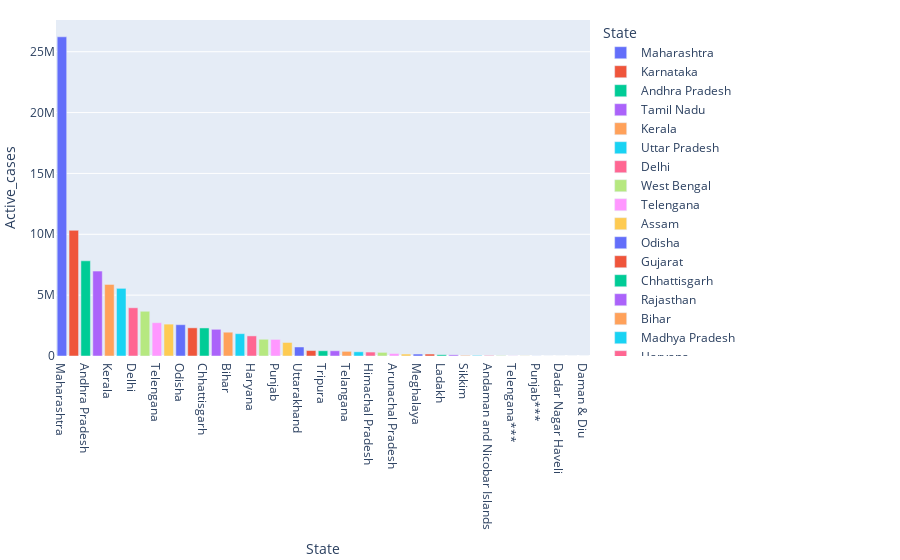

The notebook cell saved with this chart:
### Code cell
fig=px.bar(total_active_cases,x=total_active_cases.index,y=total_active_cases['Active_cases'],
          color=total_active_cases.index,)
fig.update_layout(margin=dict(l=5,r=5,t=20,b=20))
fig.show()

### Figure 1 — Plotly figure (JSON) as saved in the notebook; plotly's stock layout.template omitted (floating-point values rounded to 4 significant figures)
{"data": [{"alignmentgroup": "True", "hovertemplate": "State=%{x}<br>Active_cases=%{y}<extra></extra>", "legendgroup": "Maharashtra", "marker": {"color": "#636efa"}, "name": "Maharashtra", "offsetgroup": "Maharashtra", "orientation": "v", "showlegend": true, "textposition": "auto", "type": "bar", "x": ["Maharashtra"], "xaxis": "x", "y": [26225950], "yaxis": "y"}, {"alignmentgroup": "True", "hovertemplate": "State=%{x}<br>Active_cases=%{y}<extra></extra>", "legendgroup": "Karnataka", "marker": {"color": "#EF553B"}, "name": "Karnataka", "offsetgroup": "Karnataka", "orientation": "v", "showlegend": true, "textposition": "auto", "type": "bar", "x": ["Karnataka"], "xaxis": "x", "y": [10323368], "yaxis": "y"}, {"alignmentgroup": "True", "hovertemplate": "State=%{x}<br>Active_cases=%{y}<extra></extra>", "legendgroup": "Andhra Pradesh", "marker": {"color": "#00cc96"}, "name": "Andhra Pradesh", "offsetgroup": "Andhra Pradesh", "orientation": "v", "showlegend": true, "textposition": "auto", "type": "bar", "x": ["Andhra Pradesh"], "xaxis": "x", "y": [7820113], "yaxis": "y"}, {"alignmentgroup": "True", "hovertemplate": "State=%{x}<br>Active_cases=%{y}<extra></extra>", "legendgroup": "Tamil Nadu", "marker": {"color": "#ab63fa"}, "name": "Tamil Nadu", "offsetgroup": "Tamil Nadu", "orientation": "v", "showlegend": true, "textposition": "auto", "type": "bar", "x": ["Tamil Nadu"], "xaxis": "x", "y": [6979098], "yaxis": "y"}, {"alignmentgroup": "True", "hovertemplate": "State=%{x}<br>Active_cases=%{y}<extra></extra>", "legendgroup": "Kerala", "marker": {"color": "#FFA15A"}, "name": "Kerala", "offsetgroup": "Kerala", "orientation": "v", "showlegend": true, "textposition": "auto", "type": "bar", "x": ["Kerala"], "xaxis": "x", "y": [5877485], "yaxis": "y"}, {"alignmentgroup": "True", "hovertemplate": "State=%{x}<br>Active_cases=%{y}<extra></extra>", "legendgroup": "Uttar Pradesh", "marker": {"color": "#19d3f3"}, "name": "Uttar Pradesh", "offsetgroup": "Uttar Pradesh", "orientation": "v", "showlegend": true, "textposition": "auto", "type": "bar", "x": ["Uttar Pradesh"], "xaxis": "x", "y": [5558149], "yaxis": "y"}, {"alignmentgroup": "True", "hovertemplate": "State=%{x}<br>Active_cases=%{y}<extra></extra>", "legendgroup": "Delhi", "marker": {"color": "#FF6692"}, "name": "Delhi", "offsetgroup": "Delhi", "orientation": "v", "showlegend": true, "textposition": "auto", "type": "bar", "x": ["Delhi"], "xaxis": "x", "y": [3962161], "yaxis": "y"}, {"alignmentgroup": "True", "hovertemplate": "State=%{x}<br>Active_cases=%{y}<extra></extra>", "legendgroup": "West Bengal", "marker": {"color": "#B6E880"}, "name": "West Bengal", "offsetgroup": "West Bengal", "orientation": "v", "showlegend": true, "textposition": "auto", "type": "bar", "x": ["West Bengal"], "xaxis": "x", "y": [3674640], "yaxis": "y"}, {"alignmentgroup": "True", "hovertemplate": "State=%{x}<br>Active_cases=%{y}<extra></extra>", "legendgroup": "Telengana", "marker": {"color": "#FF97FF"}, "name": "Telengana", "offsetgroup": "Telengana", "orientation": "v", "showlegend": true, "textposition": "auto", "type": "bar", "x": ["Telengana"], "xaxis": "x", "y": [2736580], "yaxis": "y"}, {"alignmentgroup": "True", "hovertemplate": "State=%{x}<br>Active_cases=%{y}<extra></extra>", "legendgroup": "Assam", "marker": {"color": "#FECB52"}, "name": "Assam", "offsetgroup": "Assam", "orientation": "v", "showlegend": true, "textposition": "auto", "type": "bar", "x": ["Assam"], "xaxis": "x", "y": [2619564], "yaxis": "y"}, {"alignmentgroup": "True", "hovertemplate": "State=%{x}<br>Active_cases=%{y}<extra></extra>", "legendgroup": "Odisha", "marker": {"color": "#636efa"}, "name": "Odisha", "offsetgroup": "Odisha", "orientation": "v", "showlegend": true, "textposition": "auto", "type": "bar", "x": ["Odisha"], "xaxis": "x", "y": [2572534], "yaxis": "y"}, {"alignmentgroup": "True", "hovertemplate": "State=%{x}<br>Active_cases=%{y}<extra></extra>", "legendgroup": "Gujarat", "marker": {"color": "#EF553B"}, "name": "Gujarat", "offsetgroup": "Gujarat", "orientation": "v", "showlegend": true, "textposition": "auto", "type": "bar", "x": ["Gujarat"], "xaxis": "x", "y": [2314458], "yaxis": "y"}, {"alignmentgroup": "True", "hovertemplate": "State=%{x}<br>Active_cases=%{y}<extra></extra>", "legendgroup": "Chhattisgarh", "marker": {"color": "#00cc96"}, "name": "Chhattisgarh", "offsetgroup": "Chhattisgarh", "orientation": "v", "showlegend": true, "textposition": "auto", "type": "bar", "x": ["Chhattisgarh"], "xaxis": "x", "y": [2305107], "yaxis": "y"}, {"alignmentgroup": "True", "hovertemplate": "State=%{x}<br>Active_cases=%{y}<extra></extra>", "legendgroup": "Rajasthan", "marker": {"color": "#ab63fa"}, "name": "Rajasthan", "offsetgroup": "Rajasthan", "orientation": "v", "showlegend": true, "textposition": "auto", "type": "bar", "x": ["Rajasthan"], "xaxis": "x", "y": [2193941], "yaxis": "y"}, {"alignmentgroup": "True", "hovertemplate": "State=%{x}<br>Active_cases=%{y}<extra></extra>", "legendgroup": "Bihar", "marker": {"color": "#FFA15A"}, "name": "Bihar", "offsetgroup": "Bihar", "orientation": "v", "showlegend": true, "textposition": "auto", "type": "bar", "x": ["Bihar"], "xaxis": "x", "y": [1955318], "yaxis": "y"}, {"alignmentgroup": "True", "hovertemplate": "State=%{x}<br>Active_cases=%{y}<extra></extra>", "legendgroup": "Madhya Pradesh", "marker": {"color": "#19d3f3"}, "name": "Madhya Pradesh", "offsetgroup": "Madhya Pradesh", "orientation": "v", "showlegend": true, "textposition": "auto", "type": "bar", "x": ["Madhya Pradesh"], "xaxis": "x", "y": [1835564], "yaxis": "y"}, {"alignmentgroup": "True", "hovertemplate": "State=%{x}<br>Active_cases=%{y}<extra></extra>", "legendgroup": "Haryana", "marker": {"color": "#FF6692"}, "name": "Haryana", "offsetgroup": "Haryana", "orientation": "v", "showlegend": true, "textposition": "auto", "type": "bar", "x": ["Haryana"], "xaxis": "x", "y": [1651386], "yaxis": "y"}, {"alignmentgroup": "True", "hovertemplate": "State=%{x}<br>Active_cases=%{y}<extra></extra>", "legendgroup": "Jammu and Kashmir", "marker": {"color": "#B6E880"}, "name": "Jammu and Kashmir", "offsetgroup": "Jammu and Kashmir", "orientation": "v", "showlegend": true, "textposition": "auto", "type": "bar", "x": ["Jammu and Kashmir"], "xaxis": "x", "y": [1375241], "yaxis": "y"}, {"alignmentgroup": "True", "hovertemplate": "State=%{x}<br>Active_cases=%{y}<extra></extra>", "legendgroup": "Punjab", "marker": {"color": "#FF97FF"}, "name": "Punjab", "offsetgroup": "Punjab", "orientation": "v", "showlegend": true, "textposition": "auto", "type": "bar", "x": ["Punjab"], "xaxis": "x", "y": [1362998], "yaxis": "y"}, {"alignmentgroup": "True", "hovertemplate": "State=%{x}<br>Active_cases=%{y}<extra></extra>", "legendgroup": "Jharkhand", "marker": {"color": "#FECB52"}, "name": "Jharkhand", "offsetgroup": "Jharkhand", "orientation": "v", "showlegend": true, "textposition": "auto", "type": "bar", "x": ["Jharkhand"], "xaxis": "x", "y": [1110573], "yaxis": "y"}, {"alignmentgroup": "True", "hovertemplate": "State=%{x}<br>Active_cases=%{y}<extra></extra>", "legendgroup": "Uttarakhand", "marker": {"color": "#636efa"}, "name": "Uttarakhand", "offsetgroup": "Uttarakhand", "orientation": "v", "showlegend": true, "textposition": "auto", "type": "bar", "x": ["Uttarakhand"], "xaxis": "x", "y": [739886], "yaxis": "y"}, {"alignmentgroup": "True", "hovertemplate": "State=%{x}<br>Active_cases=%{y}<extra></extra>", "legendgroup": "Goa", "marker": {"color": "#EF553B"}, "name": "Goa", "offsetgroup": "Goa", "orientation": "v", "showlegend": true, "textposition": "auto", "type": "bar", "x": ["Goa"], "xaxis": "x", "y": [447833], "yaxis": "y"}, {"alignmentgroup": "True", "hovertemplate": "State=%{x}<br>Active_cases=%{y}<extra></extra>", "legendgroup": "Tripura", "marker": {"color": "#00cc96"}, "name": "Tripura", "offsetgroup": "Tripura", "orientation": "v", "showlegend": true, "textposition": "auto", "type": "bar", "x": ["Tripura"], "xaxis": "x", "y": [431608], "yaxis": "y"}, {"alignmentgroup": "True", "hovertemplate": "State=%{x}<br>Active_cases=%{y}<extra></extra>", "legendgroup": "Puducherry", "marker": {"color": "#ab63fa"}, "name": "Puducherry", "offsetgroup": "Puducherry", "orientation": "v", "showlegend": true, "textposition": "auto", "type": "bar", "x": ["Puducherry"], "xaxis": "x", "y": [429703], "yaxis": "y"}, {"alignmentgroup": "True", "hovertemplate": "State=%{x}<br>Active_cases=%{y}<extra></extra>", "legendgroup": "Telangana", "marker": {"color": "#FFA15A"}, "name": "Telangana", "offsetgroup": "Telangana", "orientation": "v", "showlegend": true, "textposition": "auto", "type": "bar", "x": ["Telangana"], "xaxis": "x", "y": [382404], "yaxis": "y"}, {"alignmentgroup": "True", "hovertemplate": "State=%{x}<br>Active_cases=%{y}<extra></extra>", "legendgroup": "Cases being reassigned to states", "marker": {"color": "#19d3f3"}, "name": "Cases being reassigned to states", "offsetgroup": "Cases being reassigned to states", "orientation": "v", "showlegend": true, "textposition": "auto", "type": "bar", "x": ["Cases being reassigned to states"], "xaxis": "x", "y": [345565], "yaxis": "y"}, {"alignmentgroup": "True", "hovertemplate": "State=%{x}<br>Active_cases=%{y}<extra></extra>", "legendgroup": "Himachal Pradesh", "marker": {"color": "#FF6692"}, "name": "Himachal Pradesh", "offsetgroup": "Himachal Pradesh", "orientation": "v", "showlegend": true, "textposition": "auto", "type": "bar", "x": ["Himachal Pradesh"], "xaxis": "x", "y": [323631], "yaxis": "y"}, {"alignmentgroup": "True", "hovertemplate": "State=%{x}<br>Active_cases=%{y}<extra></extra>", "legendgroup": "Manipur", "marker": {"color": "#B6E880"}, "name": "Manipur", "offsetgroup": "Manipur", "orientation": "v", "showlegend": true, "textposition": "auto", "type": "bar", "x": ["Manipur"], "xaxis": "x", "y": [297626], "yaxis": "y"}, {"alignmentgroup": "True", "hovertemplate": "State=%{x}<br>Active_cases=%{y}<extra></extra>", "legendgroup": "Arunachal Pradesh", "marker": {"color": "#FF97FF"}, "name": "Arunachal Pradesh", "offsetgroup": "Arunachal Pradesh", "orientation": "v", "showlegend": true, "textposition": "auto", "type": "bar", "x": ["Arunachal Pradesh"], "xaxis": "x", "y": [205485], "yaxis": "y"}, {"alignmentgroup": "True", "hovertemplate": "State=%{x}<br>Active_cases=%{y}<extra></extra>", "legendgroup": "Chandigarh", "marker": {"color": "#FECB52"}, "name": "Chandigarh", "offsetgroup": "Chandigarh", "orientation": "v", "showlegend": true, "textposition": "auto", "type": "bar", "x": ["Chandigarh"], "xaxis": "x", "y": [161276], "yaxis": "y"}, {"alignmentgroup": "True", "hovertemplate": "State=%{x}<br>Active_cases=%{y}<extra></extra>", "legendgroup": "Meghalaya", "marker": {"color": "#636efa"}, "name": "Meghalaya", "offsetgroup": "Meghalaya", "orientation": "v", "showlegend": true, "textposition": "auto", "type": "bar", "x": ["Meghalaya"], "xaxis": "x", "y": [161171], "yaxis": "y"}, {"alignmentgroup": "True", "hovertemplate": "State=%{x}<br>Active_cases=%{y}<extra></extra>", "legendgroup": "Nagaland", "marker": {"color": "#EF553B"}, "name": "Nagaland", "offsetgroup": "Nagaland", "orientation": "v", "showlegend": true, "textposition": "auto", "type": "bar", "x": ["Nagaland"], "xaxis": "x", "y": [161118], "yaxis": "y"}, {"alignmentgroup": "True", "hovertemplate": "State=%{x}<br>Active_cases=%{y}<extra></extra>", "legendgroup": "Ladakh", "marker": {"color": "#00cc96"}, "name": "Ladakh", "offsetgroup": "Ladakh", "orientation": "v", "showlegend": true, "textposition": "auto", "type": "bar", "x": ["Ladakh"], "xaxis": "x", "y": [104620], "yaxis": "y"}, {"alignmentgroup": "True", "hovertemplate": "State=%{x}<br>Active_cases=%{y}<extra></extra>", "legendgroup": "Maharashtra***", "marker": {"color": "#ab63fa"}, "name": "Maharashtra***", "offsetgroup": "Maharashtra***", "orientation": "v", "showlegend": true, "textposition": "auto", "type": "bar", "x": ["Maharashtra***"], "xaxis": "x", "y": [96437], "yaxis": "y"}, {"alignmentgroup": "True", "hovertemplate": "State=%{x}<br>Active_cases=%{y}<extra></extra>", "legendgroup": "Sikkim", "marker": {"color": "#FFA15A"}, "name": "Sikkim", "offsetgroup": "Sikkim", "orientation": "v", "showlegend": true, "textposition": "auto", "type": "bar", "x": ["Sikkim"], "xaxis": "x", "y": [52633], "yaxis": "y"}, {"alignmentgroup": "True", "hovertemplate": "State=%{x}<br>Active_cases=%{y}<extra></extra>", "legendgroup": "Mizoram", "marker": {"color": "#19d3f3"}, "name": "Mizoram", "offsetgroup": "Mizoram", "orientation": "v", "showlegend": true, "textposition": "auto", "type": "bar", "x": ["Mizoram"], "xaxis": "x", "y": [48483], "yaxis": "y"}, {"alignmentgroup": "True", "hovertemplate": "State=%{x}<br>Active_cases=%{y}<extra></extra>", "legendgroup": "Andaman and Nicobar Islands", "marker": {"color": "#FF6692"}, "name": "Andaman and Nicobar Islands", "offsetgroup": "Andaman and Nicobar Islands", "orientation": "v", "showlegend": true, "textposition": "auto", "type": "bar", "x": ["Andaman and Nicobar Islands"], "xaxis": "x", "y": [44041], "yaxis": "y"}, {"alignmentgroup": "True", "hovertemplate": "State=%{x}<br>Active_cases=%{y}<extra></extra>", "legendgroup": "Dadra and Nagar Haveli and Daman and Diu", "marker": {"color": "#B6E880"}, "name": "Dadra and Nagar Haveli and Daman and Diu", "offsetgroup": "Dadra and Nagar Haveli and Daman and Diu", "orientation": "v", "showlegend": true, "textposition": "auto", "type": "bar", "x": ["Dadra and Nagar Haveli and Daman and Diu"], "xaxis": "x", "y": [31238], "yaxis": "y"}, {"alignmentgroup": "True", "hovertemplate": "State=%{x}<br>Active_cases=%{y}<extra></extra>", "legendgroup": "Telengana***", "marker": {"color": "#FF97FF"}, "name": "Telengana***", "offsetgroup": "Telengana***", "orientation": "v", "showlegend": true, "textposition": "auto", "type": "bar", "x": ["Telengana***"], "xaxis": "x", "y": [13753], "yaxis": "y"}, {"alignmentgroup": "True", "hovertemplate": "State=%{x}<br>Active_cases=%{y}<extra></extra>", "legendgroup": "Telangana***", "marker": {"color": "#FECB52"}, "name": "Telangana***", "offsetgroup": "Telangana***", "orientation": "v", "showlegend": true, "textposition": "auto", "type": "bar", "x": ["Telangana***"], "xaxis": "x", "y": [11677], "yaxis": "y"}, {"alignmentgroup": "True", "hovertemplate": "State=%{x}<br>Active_cases=%{y}<extra></extra>", "legendgroup": "Punjab***", "marker": {"color": "#636efa"}, "name": "Punjab***", "offsetgroup": "Punjab***", "orientation": "v", "showlegend": true, "textposition": "auto", "type": "bar", "x": ["Punjab***"], "xaxis": "x", "y": [5771], "yaxis": "y"}, {"alignmentgroup": "True", "hovertemplate": "State=%{x}<br>Active_cases=%{y}<extra></extra>", "legendgroup": "Chandigarh***", "marker": {"color": "#EF553B"}, "name": "Chandigarh***", "offsetgroup": "Chandigarh***", "orientation": "v", "showlegend": true, "textposition": "auto", "type": "bar", "x": ["Chandigarh***"], "xaxis": "x", "y": [1009], "yaxis": "y"}, {"alignmentgroup": "True", "hovertemplate": "State=%{x}<br>Active_cases=%{y}<extra></extra>", "legendgroup": "Dadar Nagar Haveli", "marker": {"color": "#00cc96"}, "name": "Dadar Nagar Haveli", "offsetgroup": "Dadar Nagar Haveli", "orientation": "v", "showlegend": true, "textposition": "auto", "type": "bar", "x": ["Dadar Nagar Haveli"], "xaxis": "x", "y": [172], "yaxis": "y"}, {"alignmentgroup": "True", "hovertemplate": "State=%{x}<br>Active_cases=%{y}<extra></extra>", "legendgroup": "Unassigned", "marker": {"color": "#ab63fa"}, "name": "Unassigned", "offsetgroup": "Unassigned", "orientation": "v", "showlegend": true, "textposition": "auto", "type": "bar", "x": ["Unassigned"], "xaxis": "x", "y": [161], "yaxis": "y"}, {"alignmentgroup": "True", "hovertemplate": "State=%{x}<br>Active_cases=%{y}<extra></extra>", "legendgroup": "Daman & Diu", "marker": {"color": "#FFA15A"}, "name": "Daman & Diu", "offsetgroup": "Daman & Diu", "orientation": "v", "showlegend": true, "textposition": "auto", "type": "bar", "x": ["Daman & Diu"], "xaxis": "x", "y": [2], "yaxis": "y"}], "layout": {"barmode": "relative", "legend": {"title": {"text": "State"}, "tracegroupgap": 0}, "margin": {"b": 20, "l": 5, "r": 5, "t": 20}, "xaxis": {"anchor": "y", "categoryarray": ["Maharashtra", "Karnataka", "Andhra Pradesh", "Tamil Nadu", "Kerala", "Uttar Pradesh", "Delhi", "West Bengal", "Telengana", "Assam", "Odisha", "Gujarat", "Chhattisgarh", "Rajasthan", "Bihar", "Madhya Pradesh", "Haryana", "Jammu and Kashmir", "Punjab", "Jharkhand", "Uttarakhand", "Goa", "Tripura", "Puducherry", "Telangana", "Cases being reassigned to states", "Himachal Pradesh", "Manipur", "Arunachal Pradesh", "Chandigarh", "Meghalaya", "Nagaland", "Ladakh", "Maharashtra***", "Sikkim", "Mizoram", "Andaman and Nicobar Islands", "Dadra and Nagar Haveli and Daman and Diu", "Telengana***", "Telangana***", "Punjab***", "Chandigarh***", "Dadar Nagar Haveli", "Unassigned", "Daman & Diu"], "categoryorder": "array", "domain": [0, 1], "title": {"text": "State"}}, "yaxis": {"anchor": "x", "domain": [0, 1], "title": {"text": "Active_cases"}}}}
